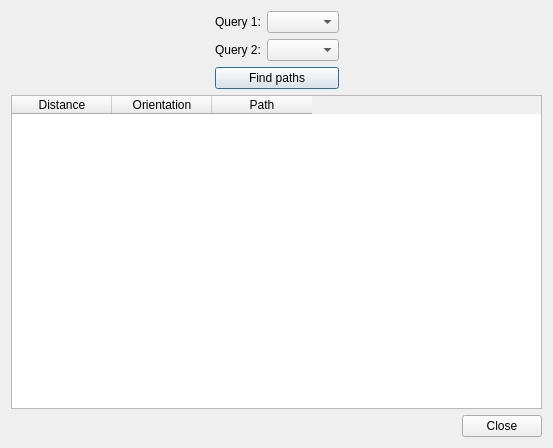
<?xml version="1.0" encoding="UTF-8"?>
<ui version="4.0">
 <class>DistanceDialog</class>
 <widget class="QDialog" name="DistanceDialog">
  <property name="geometry">
   <rect>
    <x>0</x>
    <y>0</y>
    <width>553</width>
    <height>448</height>
   </rect>
  </property>
  <property name="windowTitle">
   <string>Dialog</string>
  </property>
  <layout class="QVBoxLayout" name="verticalLayout">
   <item>
    <widget class="QWidget" name="widget" native="true">
     <layout class="QGridLayout" name="gridLayout">
      <property name="leftMargin">
       <number>0</number>
      </property>
      <property name="topMargin">
       <number>0</number>
      </property>
      <property name="rightMargin">
       <number>0</number>
      </property>
      <property name="bottomMargin">
       <number>0</number>
      </property>
      <item row="2" column="2" colspan="2">
       <widget class="QPushButton" name="findPathsButton">
        <property name="text">
         <string>Find paths</string>
        </property>
       </widget>
      </item>
      <item row="1" column="3">
       <widget class="QComboBox" name="comboBox_2"/>
      </item>
      <item row="1" column="2">
       <widget class="QLabel" name="label_2">
        <property name="text">
         <string>Query 2:</string>
        </property>
       </widget>
      </item>
      <item row="0" column="3">
       <widget class="QComboBox" name="comboBox"/>
      </item>
      <item row="0" column="2">
       <widget class="QLabel" name="label">
        <property name="text">
         <string>Query 1:</string>
        </property>
       </widget>
      </item>
      <item row="0" column="1">
       <spacer name="horizontalSpacer">
        <property name="orientation">
         <enum>Qt::Horizontal</enum>
        </property>
        <property name="sizeHint" stdset="0">
         <size>
          <width>40</width>
          <height>20</height>
         </size>
        </property>
       </spacer>
      </item>
      <item row="0" column="4">
       <spacer name="horizontalSpacer_2">
        <property name="orientation">
         <enum>Qt::Horizontal</enum>
        </property>
        <property name="sizeHint" stdset="0">
         <size>
          <width>40</width>
          <height>20</height>
         </size>
        </property>
       </spacer>
      </item>
     </layout>
    </widget>
   </item>
   <item>
    <widget class="QTableWidget" name="tableWidget">
     <column>
      <property name="text">
       <string>Distance</string>
      </property>
     </column>
     <column>
      <property name="text">
       <string>Orientation</string>
      </property>
     </column>
     <column>
      <property name="text">
       <string>Path</string>
      </property>
     </column>
    </widget>
   </item>
   <item>
    <widget class="QDialogButtonBox" name="buttonBox">
     <property name="orientation">
      <enum>Qt::Horizontal</enum>
     </property>
     <property name="standardButtons">
      <set>QDialogButtonBox::Close</set>
     </property>
    </widget>
   </item>
  </layout>
 </widget>
 <resources/>
 <connections>
  <connection>
   <sender>buttonBox</sender>
   <signal>accepted()</signal>
   <receiver>DistanceDialog</receiver>
   <slot>accept()</slot>
   <hints>
    <hint type="sourcelabel">
     <x>248</x>
     <y>254</y>
    </hint>
    <hint type="destinationlabel">
     <x>157</x>
     <y>274</y>
    </hint>
   </hints>
  </connection>
  <connection>
   <sender>buttonBox</sender>
   <signal>rejected()</signal>
   <receiver>DistanceDialog</receiver>
   <slot>reject()</slot>
   <hints>
    <hint type="sourcelabel">
     <x>316</x>
     <y>260</y>
    </hint>
    <hint type="destinationlabel">
     <x>286</x>
     <y>274</y>
    </hint>
   </hints>
  </connection>
 </connections>
</ui>
